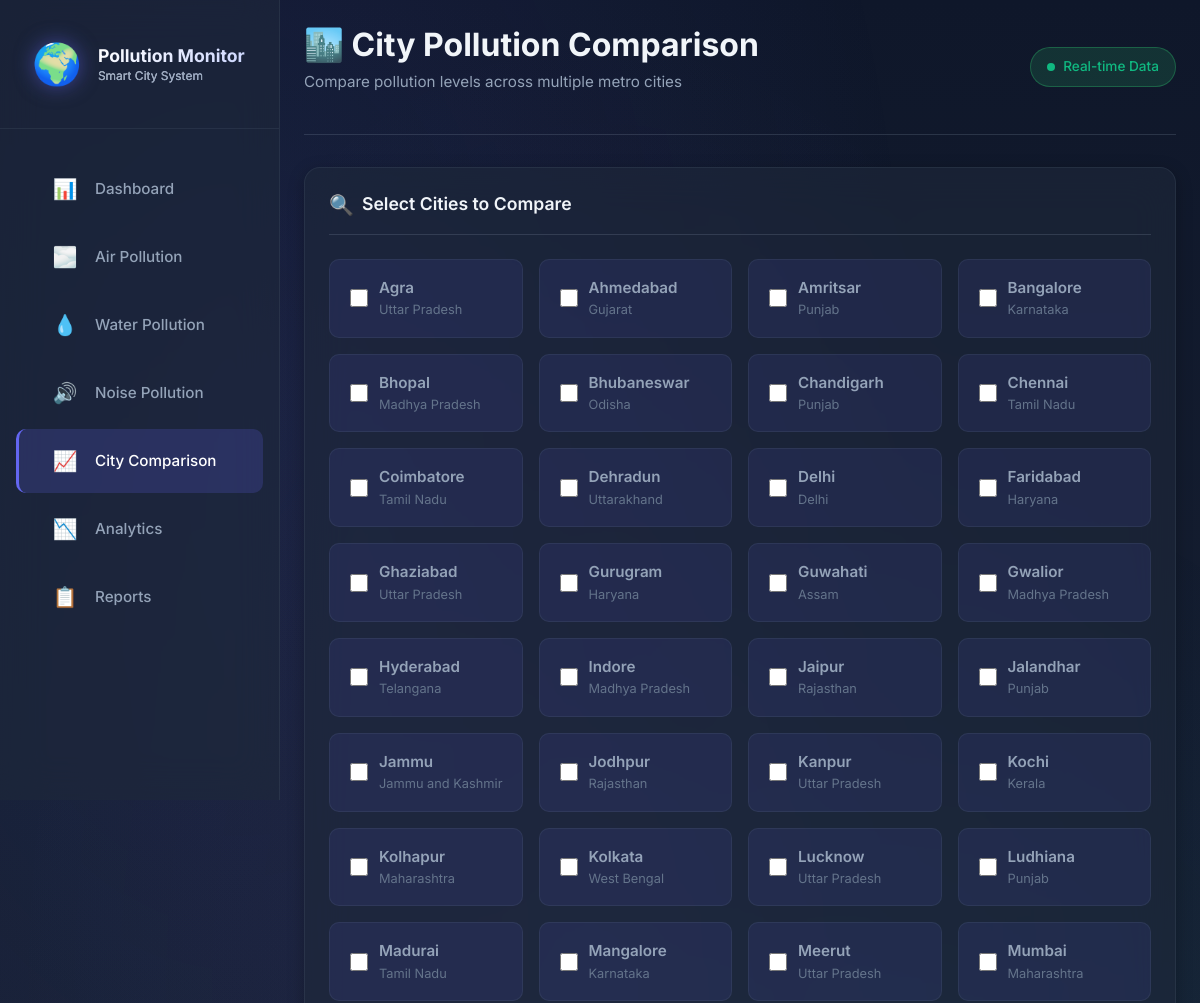
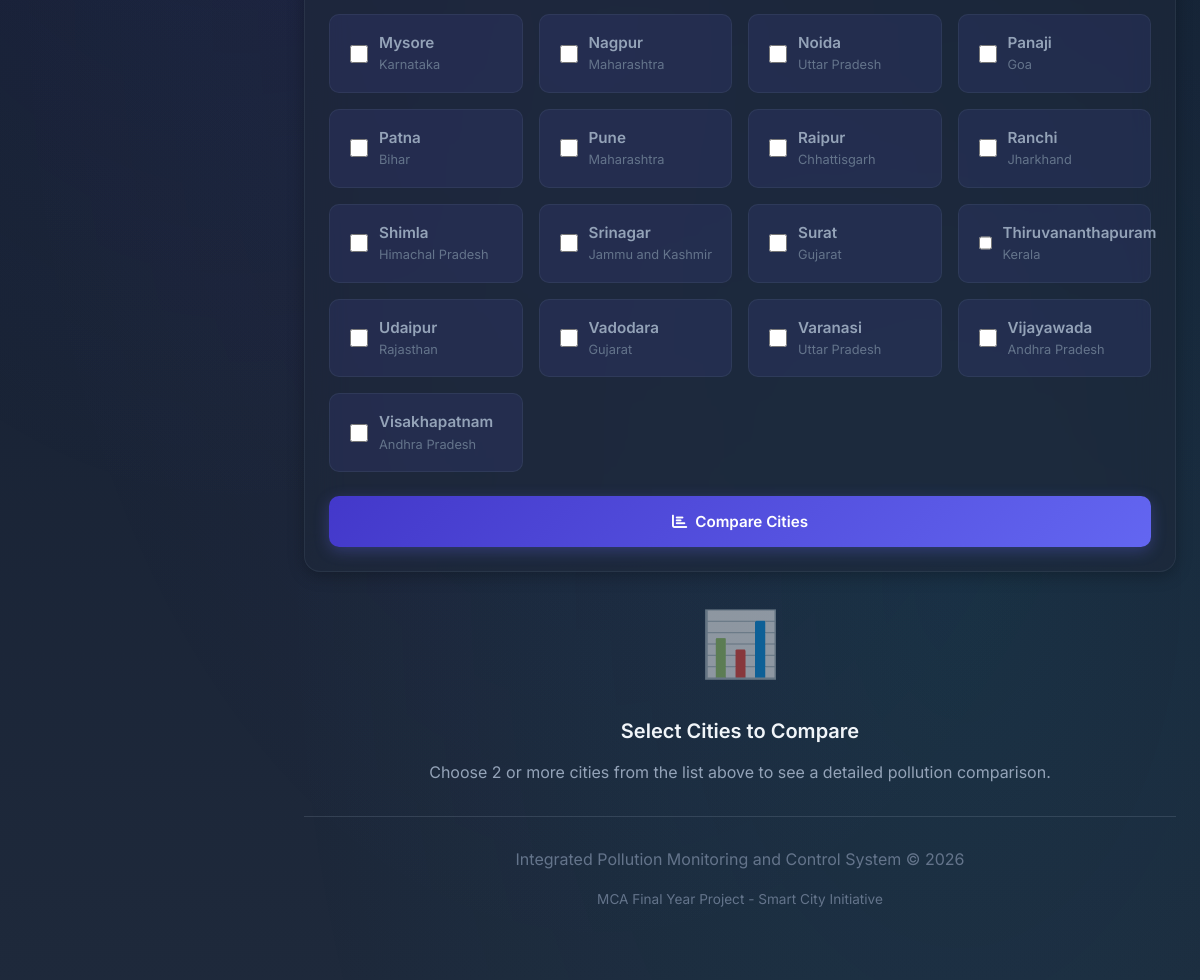
The page /compare on the database its author committed (2 pictures, top to bottom).
### tables this page shows
CREATE TABLE air_data (
            id INTEGER PRIMARY KEY AUTOINCREMENT,
            date TEXT NOT NULL,
            city TEXT NOT NULL DEFAULT 'Mumbai',
            state TEXT NOT NULL DEFAULT 'Maharashtra',
            pm25 REAL NOT NULL,
            pm10 REAL NOT NULL,
            co2 REAL NOT NULL,
            aqi INTEGER,
            level TEXT,
            created_at TIMESTAMP DEFAULT CURRENT_TIMESTAMP
        );

### app.py (the view, shortened to what this page needs)
@app.route('/compare')
def compare_page():
    db = get_db()
    selected_cities = request.args.getlist('cities')
    cities = db.execute('SELECT DISTINCT city, state FROM air_data ORDER BY city').fetchall()
    cities_list = [{'city': row['city'], 'state': row['state']} for row in cities]
    comparison_data = {}
    historical_trends = {}
    return render_template('compare.html',
                         cities=cities_list,
                         selected_cities=selected_cities,
                         comparison_data=comparison_data,
                         historical_trends=historical_trends)

### app.py (called while the page is built)
def get_db():
    db = getattr(g, '_database', None)
    if db is None:
        db = g._database = sqlite3.connect(DATABASE)
        db.row_factory = sqlite3.Row
    return db

@app.teardown_appcontext
def close_connection(exception):
    db = getattr(g, '_database', None)
    if db is not None:
        db.close()

### templates/compare.html (shortened to what this page needs)
<!DOCTYPE html>
<html lang="en">
<head>
    <link rel="stylesheet" href="https://cdnjs.cloudflare.com/ajax/libs/font-awesome/6.4.0/css/all.min.css">
    <link rel="stylesheet" href="{{ url_for('static', filename='css/style.css') }}">
</head>
<body>
    <div class="app-container">
        <aside class="sidebar">
            <div class="sidebar-header">
                <div class="sidebar-logo">
                    <span class="logo-icon">🌍</span>
                    <h1>Pollution Monitor<small>Smart City System</small></h1>
                </div>
            </div>
            <nav class="sidebar-nav">
                <a href="{{ url_for('dashboard') }}" class="nav-item">
                    <span class="nav-icon">📊</span>
                    <span class="nav-text">Dashboard</span>
                </a>
                <a href="{{ url_for('air_pollution') }}" class="nav-item">
                    <span class="nav-icon">🌫️</span>
                    <span class="nav-text">Air Pollution</span>
                </a>
                <a href="{{ url_for('water_pollution') }}" class="nav-item">
                    <span class="nav-icon">💧</span>
                    <span class="nav-text">Water Pollution</span>
                </a>
                <a href="{{ url_for('noise_pollution') }}" class="nav-item">
                    <span class="nav-icon">🔊</span>
                    <span class="nav-text">Noise Pollution</span>
                </a>
                <a href="{{ url_for('compare_page') }}" class="nav-item active">
                    <span class="nav-icon">📈</span>
                    <span class="nav-text">City Comparison</span>
                </a>
                <a href="{{ url_for('analytics') }}" class="nav-item">
                    <span class="nav-icon">📉</span>
                    <span class="nav-text">Analytics</span>
                </a>
                <a href="{{ url_for('reports') }}" class="nav-item">
                    <span class="nav-icon">📋</span>
                    <span class="nav-text">Reports</span>
                </a>
            </nav>
        </aside>
        <main class="main-content">
            <header class="page-header">
                <div>
                    <h1 class="page-title">🏙️ City Pollution Comparison</h1>
                    <p class="page-subtitle">Compare pollution levels across multiple metro cities</p>
                </div>
                <div class="page-actions">
                    <div class="realtime-indicator">
                        <span class="pulse-dot"></span>
                        <span>Real-time Data</span>
                    </div>
                </div>
            </header>
            <section class="card" style="margin-bottom: 20px;">
                <div class="card-header">
                    <h3 class="card-title">
                        <span class="card-icon">🔍</span>
                        Select Cities to Compare
                    </h3>
                </div>
                <div class="card-body">
                    <form id="compareForm" class="compare-form">
                        <div class="city-checkboxes">
                            {% for city in cities %}
                            <label class="city-checkbox">
                                <input type="checkbox" name="cities" value="{{ city.city }}" >
                                <span class="checkbox-label">
                                    <span class="city-name">{{ city.city }}</span>
                                    <span class="city-state">{{ city.state }}</span>
                                </span>
                            </label>
                            {% endfor %}
                        </div>
                        <button type="submit" class="btn btn-primary">
                            <i class="fas fa-chart-bar"></i> Compare Cities
                        </button>
                    </form>
                </div>
            </section>
            {% if comparison_data %}
            <div class="comparison-results">
                <section class="comparison-summary">
                    {% for city, data in comparison_data.items() %}
                    <div class="comparison-card">
                        <div class="comparison-card-header">
                            <h4>{{ city }}</h4>
                            <span class="city-rank rank-{{ loop.index }}">
                                {% if loop.index == 1 %}🥇{% elif loop.index == 2 %}🥈{% elif loop.index == 3 %}🥉{%
                                else %}#{{ loop.index }}{% endif %}
                            </span>
                        </div>
                        <div class="comparison-metrics">
                            <div class="metric air">
                                <span class="metric-label">AQI</span>
                                <span
                                    class="metric-value {% if data.air.avg_aqi <= 50 %}good{% elif data.air.avg_aqi <= 100 %}moderate{% elif data.air.avg_aqi <= 150 %}poor{% else %}severe{% endif %}">
                                    {{ data.air.avg_aqi }}
                                </span>
                            </div>
                            <div class="metric water">
                                <span class="metric-label">pH</span>
                                <span
                                    class="metric-value {% if data.water.avg_ph >= 6.5 and data.water.avg_ph <= 8.5 %}good{% else %}poor{% endif %}">
                                    {{ data.water.avg_ph }}
                                </span>
                            </div>
                            <div class="metric noise">
                                <span class="metric-label">Noise (dB)</span>
                                <span
                                    class="metric-value {% if data.noise.avg_level < 55 %}good{% elif data.noise.avg_level < 75 %}moderate{% else %}severe{% endif %}">
                                    {{ data.noise.avg_level }}
                                </span>
                            </div>
                        </div>
                        <div class="pollution-score">
                            <span class="score-label">Overall Score</span>
                            <div class="score-bar">
                                <div class="score-fill" style="width: {{ (100 - (data.air.avg_aqi / 3)) | int }}%">
                                </div>
                            </div>
                        </div>
                    </div>
                    {% endfor %}
                </section>
                <div class="comparison-charts">
                    <div class="card">
                        <div class="card-header">
                            <h3 class="card-title">
                                <span class="card-icon">🌫️</span>
                                Air Quality Index Comparison
                            </h3>
                        </div>
                        <div class="card-body">
                            <div class="chart-container" style="height: 300px;">
                                <canvas id="aqiCompareChart"></canvas>
                            </div>
                        </div>
                    </div>
                    <div class="card">
                        <div class="card-header">
                            <h3 class="card-title">
                                <span class="card-icon">📊</span>
                                Pollution Metrics Radar
                            </h3>
                        </div>
                        <div class="card-body">
                            <div class="chart-container" style="height: 300px;">
                                <canvas id="radarChart"></canvas>
                            </div>
                        </div>
                    </div>
                    <div class="card">
                        <div class="card-header">
                            <h3 class="card-title">
                                <span class="card-icon">💧</span>
                                Water Quality Parameters
                            </h3>
                        </div>
                        <div class="card-body">
                            <div class="chart-container" style="height: 300px;">
                                <canvas id="waterCompareChart"></canvas>
                            </div>
                        </div>
                    </div>
                    <div class="card">
                        <div class="card-header">
                            <h3 class="card-title">
                                <span class="card-icon">🔊</span>
                                Noise Level Comparison
                            </h3>
                        </div>
                        <div class="card-body">
                            <div class="chart-container" style="height: 300px;">
                                <canvas id="noiseCompareChart"></canvas>
                            </div>
                        </div>
                    </div>
                </div>
                <div class="card" style="margin-top: 20px;">
                    <div class="card-header">
                        <h3 class="card-title">
                            <span class="card-icon">📈</span>
                            Historical AQI Trend Comparison
                        </h3>
                    </div>
                    <div class="card-body">
                        <div class="chart-container" style="height: 350px;">
                            <canvas id="trendCompareChart"></canvas>
                        </div>
                    </div>
                </div>
                <div class="card" style="margin-top: 20px;">
                    <div class="card-header">
                        <h3 class="card-title">
                            <span class="card-icon">🏆</span>
                            City Pollution Rankings
                        </h3>
                    </div>
                    <div class="card-body">
                        <table class="data-table rankings-table">
                            <thead>
                                <tr>
                                    <th>Rank</th>
                                    <th>City</th>
                                    <th>Avg AQI</th>
                                    <th>PM2.5</th>
                                    <th>PM10</th>
                                    <th>Water pH</th>
                                    <th>Noise (dB)</th>
                                    <th>Status</th>
                                </tr>
                            </thead>
                            <tbody>
                                {% for city, data in comparison_data.items() %}
                                <tr>
                                    <td>
                                        <span class="rank-badge">{{ loop.index }}</span>
                                    </td>
                                    <td><strong>{{ city }}</strong></td>
                                    <td>{{ data.air.avg_aqi }}</td>
                                    <td>{{ data.air.avg_pm25 }}</td>
                                    <td>{{ data.air.avg_pm10 }}</td>
                                    <td>{{ data.water.avg_ph }}</td>
                                    <td>{{ data.noise.avg_level }}</td>
                                    <td>
                                        {% if data.air.avg_aqi <= 50 %} <span class="status-badge good">Good</span>
                                            {% elif data.air.avg_aqi <= 100 %} <span class="status-badge moderate">
                                                Moderate</span>
                                                {% elif data.air.avg_aqi <= 150 %} <span class="status-badge poor">
                                                    Poor</span>
                                                    {% elif data.air.avg_aqi <= 200 %} <span
                                                        class="status-badge very-poor">Very Poor</span>
                                                        {% else %}
                                                        <span class="status-badge severe">Severe</span>
                                                        {% endif %}
                                    </td>
                                </tr>
                                {% endfor %}
                            </tbody>
                        </table>
                    </div>
                </div>
            </div>
            {% else %}
            <div class="empty-state">
                <div class="empty-icon">📊</div>
                <h3>Select Cities to Compare</h3>
                <p>Choose 2 or more cities from the list above to see a detailed pollution comparison.</p>
            </div>
            {% endif %}
            <footer
                style="text-align: center; padding: 30px 0; color: var(--text-muted); margin-top: 30px; border-top: 1px solid var(--border-color);">
                <p>Integrated Pollution Monitoring and Control System &copy; 2026</p>
                <p style="font-size: 0.85rem;">MCA Final Year Project - Smart City Initiative</p>
            </footer>
        </main>
    </div>
</body>
</html>

### rows shown on the page
air_data: city "Agra", state "Uttar Pradesh"
air_data: city "Amritsar", state "Punjab"
air_data: city "Bhubaneswar", state "Odisha"
air_data: city "Dehradun", state "Uttarakhand"
air_data: city "Gwalior", state "Madhya Pradesh"
air_data: city "Jalandhar", state "Punjab"
air_data: city "Jammu", state "Jammu and Kashmir"
air_data: city "Jodhpur", state "Rajasthan"
air_data: city "Kolhapur", state "Maharashtra"
air_data: city "Ludhiana", state "Punjab"
air_data: city "Madurai", state "Tamil Nadu"
air_data: city "Mangalore", state "Karnataka"
air_data: city "Meerut", state "Uttar Pradesh"
air_data: city "Mysore", state "Karnataka"
air_data: city "Panaji", state "Goa"
air_data: city "Raipur", state "Chhattisgarh"
air_data: city "Shimla", state "Himachal Pradesh"
air_data: city "Srinagar", state "Jammu and Kashmir"
air_data: city "Udaipur", state "Rajasthan"
air_data: city "Varanasi", state "Uttar Pradesh"
air_data: city "Vijayawada", state "Andhra Pradesh"

### other values the page prints
{{ city.city }} "Ahmedabad" "Bangalore" "Bhopal" "Chandigarh" "Chennai" "Coimbatore" "Delhi" "Faridabad" "Ghaziabad" "Gurugram" "Guwahati" "Hyderabad" "Indore" "Jaipur" "Kanpur" "Kochi" "Kolkata" "Lucknow" "Mumbai" "Nagpur" "Noida" "Patna" "Pune" "Ranchi" "Surat" "Thiruvananthapuram" "Vadodara" "Visakhapatnam"
{{ city.state }} "Gujarat" "Karnataka" "Madhya Pradesh" "Punjab" "Tamil Nadu" "Tamil Nadu" "Delhi" "Haryana" "Uttar Pradesh" "Haryana" "Assam" "Telangana" "Madhya Pradesh" "Rajasthan" "Uttar Pradesh" "Kerala" "West Bengal" "Uttar Pradesh" "Maharashtra" "Maharashtra" "Uttar Pradesh" "Bihar" "Maharashtra" "Jharkhand" "Gujarat" "Kerala" "Gujarat" "Andhra Pradesh"
